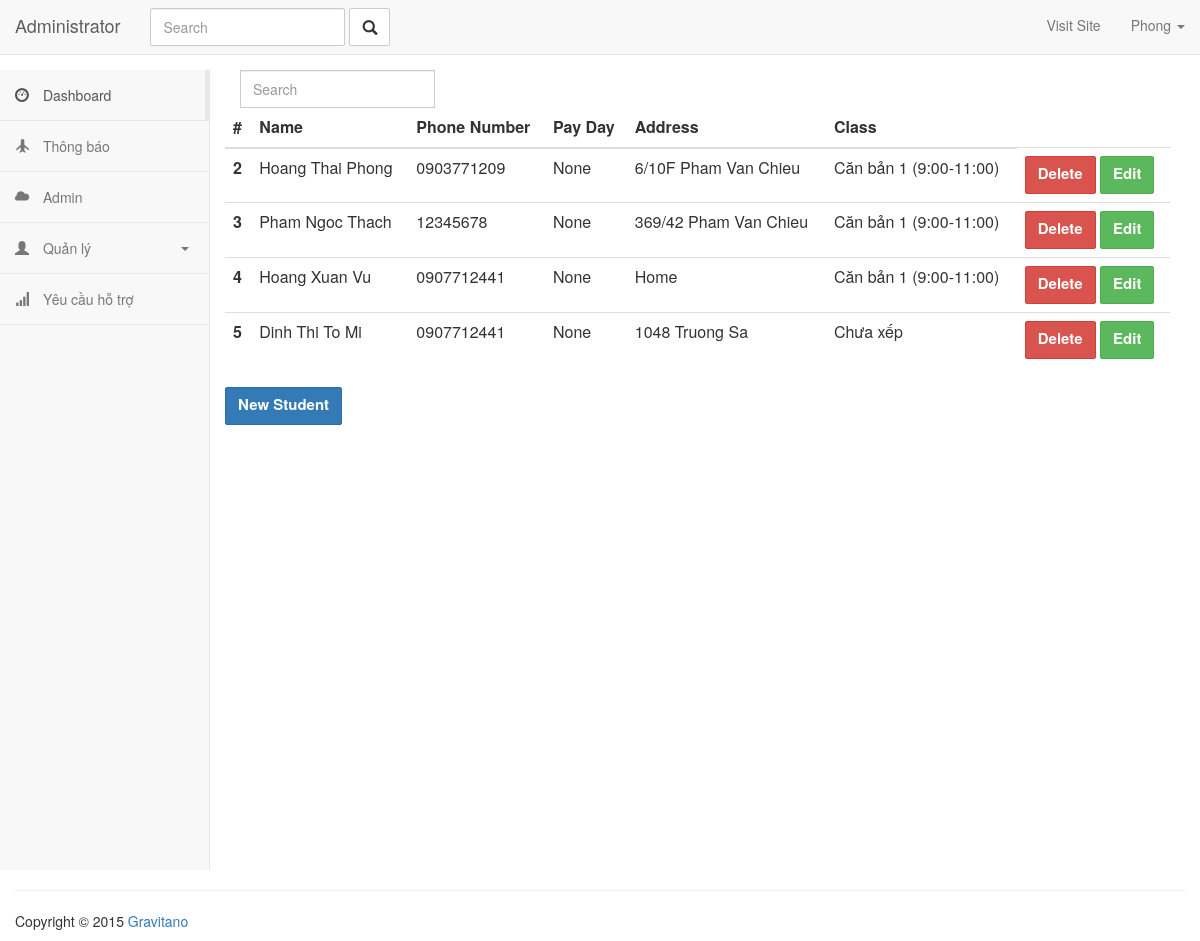
/admin/students (signed in), run on an earlier commit of the app's database.
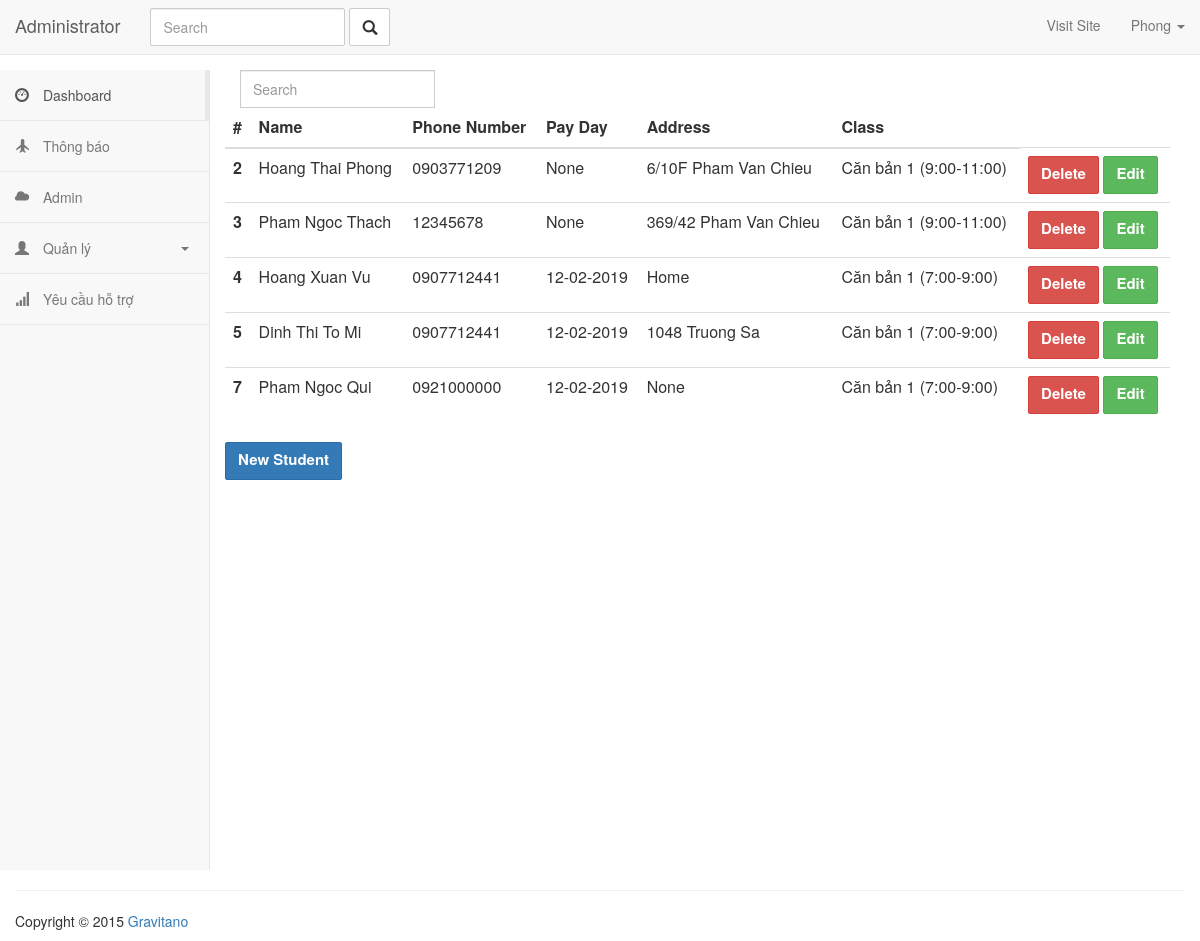
And on a later commit of the database.
### app/models.py (models this page shows, shortened)
class User(UserMixin, db.Model):
    __tablename__ = 'users'
    id = db.Column(db.Integer, primary_key=True)
    email = db.Column(db.String(64), unique=True, index=True)
    username = db.Column(db.String(64), unique=True, index=True)
    role_id = db.Column(db.Integer, db.ForeignKey('roles.id'))
    subject = db.relationship('Subject', backref='teacher', lazy='dynamic')
    password_hash = db.Column(db.String(128))
    @property
    def password(self):
        raise AttributeError('password is not a readable attribute')

class Student(db.Model):
    __tablename__ = 'students'
    id = db.Column(db.Integer, primary_key=True)
    name = db.Column(db.String(64))
    phone_number = db.Column(db.String(64))
    address = db.Column(db.String(128))
    subject_id = db.Column(db.Integer, db.ForeignKey('subjects.id'))
    attendances = db.relationship('Attendance', backref='student', lazy='dynamic')
    pay_day=db.Column(db.String(64))

class Subject(db.Model):
    __tablename__ = 'subjects'
    id = db.Column(db.Integer, primary_key=True)
    name = db.Column(db.String(64), unique=True)
    belong_to = db.Column(db.Integer, db.ForeignKey('users.id'))
    students = db.relationship('Student', backref='subject', lazy='dynamic')
    attendances = db.relationship('Attendance', backref='subject', lazy='dynamic')

### app/main/views.py (the view)
@main.route('/admin/students')
@login_required
def getStudents():
    students = Student.query.all()
    return render_template('admin/students.html', students=students)

### app/models.py (called while the page is built)
@login_manager.user_loader
def load_user(user_id):
    return User.query.get(int(user_id))

### app/templates/admin/students.html
{% extends 'admin/admin_base.html' %}
{% block content %}
<div class="col-md-10">
<div class="form-group">
    <div class="col-md-4">
    <div class="input-group">
      <input type="search" class="light-table-filter form-control" data-table="order-table" placeholder="Search">
    </div>
  </div>
</div>
<table class="order-table table">
  <thead class="thead-dark">
    <tr>
      <th scope="col">#</th>
      <th scope="col">Name</th>
      <th scope="col">Phone Number</th>
      <th scope="col">Pay Day</th>
      <th scope="col">Address</th>
      <th scope="col">Class</th>
    </tr>
  </thead>
  <tbody>
  {% for student in students %}
    <tr>
      <th scope="row">{{student.id}}</th>
      <td>{{student.name}}</td>
      <td>{{student.phone_number}}</td>
        <td>{{student.pay_day }}</td>
      <td>{{ student.address }}</td>
      <td>{{ student.subject.name }}</td>
      <td>
        <a class="btn btn-danger" href="{{ url_for('main.removeStudent', id=student.id) }}">Delete</a>
        <a class="btn btn-success" href="{{ url_for('main.editStudent', id=student.id) }}">Edit</a>
      </td>
    </tr>
  {% endfor %}
  </tbody>
</table>
  <a href="{{ url_for('main.studentAdd') }}" class="btn btn-primary">New Student</a>
</div>
{% endblock %}

### app/templates/admin/admin_base.html (shortened to what this page needs)
<html>
<head>
    <link rel="stylesheet" href="https://maxcdn.bootstrapcdn.com/bootstrap/3.3.7/css/bootstrap.min.css">
    <link rel="stylesheet" href="{{ url_for('static', filename='css/styles.css') }}">
    <link href="https://gitcdn.github.io/bootstrap-toggle/2.2.2/css/bootstrap-toggle.min.css" rel="stylesheet">
</head>
<body>
<nav class="navbar navbar-default navbar-static-top">
    <div class="container-fluid">
        <div class="navbar-header">
            <a class="navbar-brand" href="#">
                Administrator
            </a>
        </div>
        <div class="collapse navbar-collapse" id="bs-example-navbar-collapse-1">
            <form class="navbar-form navbar-left" method="GET" role="search">
                <div class="form-group">
                    <input type="text" name="q" class="form-control" placeholder="Search">
                </div>
                <button type="submit" class="btn btn-default"><i class="glyphicon glyphicon-search"></i></button>
            </form>
            <ul class="nav navbar-nav navbar-right">
                <li><a href="http://www.pingpong-labs.com" target="_blank">Visit Site</a></li>
                <li class="dropdown ">
                    <a href="#" class="dropdown-toggle" data-toggle="dropdown" role="button" aria-expanded="false">
                        {% if current_user.is_authenticated %}
                        {{ current_user.username }}
                        {% else %}
                        Account
                        {% endif %}
                        <span class="caret"></span></a>
                </li>
            </ul>
        </div>
    </div>
</nav>
<div class="container-fluid main-container">
    <div class="col-md-2 sidebar">
        <div class="row">
            <div class="side-menu">
                <nav class="navbar navbar-default" role="navigation">
                    <div class="side-menu-container">
                        <ul class="nav navbar-nav">
                            <li class="active"><a href="#"><span class="glyphicon glyphicon-dashboard"></span> Dashboard</a>
                            </li>
                            <li><a href="#"><span class="glyphicon glyphicon-plane"></span> Thông báo </a></li>
                            <li><a href="#"><span class="glyphicon glyphicon-cloud"></span> Admin</a></li>
                            <li class="panel panel-default" id="dropdown">
                                <a data-toggle="collapse" href="#dropdown-lvl1">
                                    <span class="glyphicon glyphicon-user"></span> Quản lý <span class="caret"></span>
                                </a>
                            </li>
                            <li><a href="#"><span class="glyphicon glyphicon-signal"></span> Yêu cầu hỗ trợ</a></li>
                        </ul>
                    </div>
                </nav>
            </div>
        </div>
    </div>
    {% block content %}
    {% endblock %}
    <footer class="pull-left footer">
        <p class="col-md-12">
        <hr class="divider">
        Copyright &COPY; 2015 <a href="http://www.pingpong-labs.com">Gravitano</a>
        </p>
    </footer>
</div>
</body>
</html>

### app/static/css/styles.css (style rules this page uses)
.form-control, .btn { min-height: 38px; border-radius: 2px; }
.btn { font-size: 15px; font-weight: bold; }
.sidebar { padding-left: 0; }
.main-container { background: #FFF; padding-top: 15px; margin-top: -20px; }
.footer { width: 100%; }
.side-menu { position: relative; width: 100%; height: 100%; background-color: #f8f8f8; border-right: 1px solid #e7e7e7; }
.side-menu .navbar { border: none; }
.side-menu .navbar-nav .active a { background-color: transparent; margin-right: -1px; border-right: 5px solid #e7e7e7; }
.side-menu .navbar-nav li { display: block; width: 100%; border-bottom: 1px solid #e7e7e7; }
.side-menu .navbar-nav li a { padding: 15px; }
.side-menu .navbar-nav li a .glyphicon { padding-right: 10px; }
.side-menu #dropdown { border: 0; margin-bottom: 0; border-radius: 0; background-color: transparent; box-shadow: none; }
.side-menu #dropdown .caret { float: right; margin: 9px 5px 0; }
.side-menu #dropdown > a { border-bottom: 1px solid #e7e7e7; }

What changed in the data, as far as the page shows it:
changed Student "Hoang Xuan Vu": pay_day "None" → "12-02-2019"; subject.name "Căn bản 1 (9:00-11:00)" → "Căn bản 1 (7:00-9:00)"
changed Student "Dinh Thi To Mi": pay_day "None" → "12-02-2019"; subject.name "Chưa xếp" → "Căn bản 1 (7:00-9:00)"
added Student: id "7", name "Pham Ngoc Qui", phone_number "0921000000", pay_day "12-02-2019", address "None", subject.name "Căn bản 1 (7:00-9:00)"
